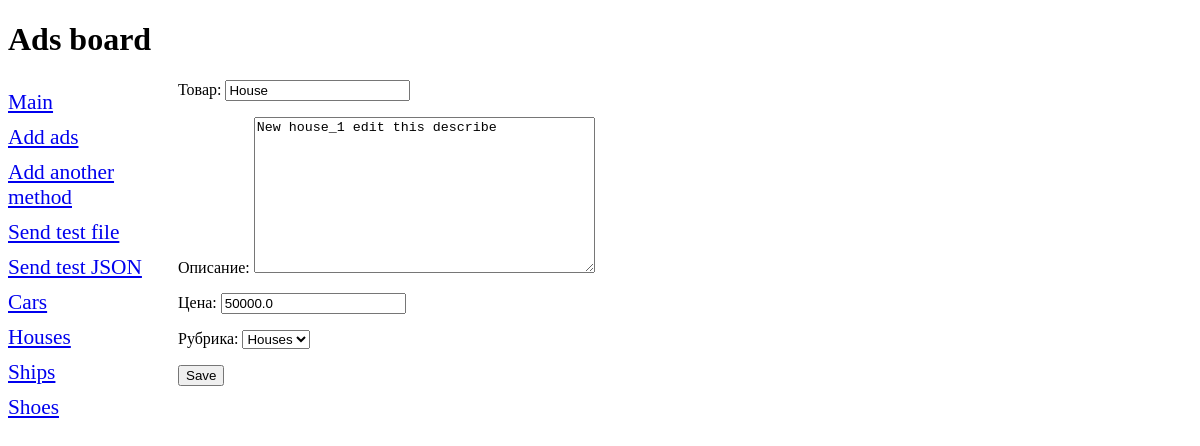
Screenshot of /bboard/show_update/1 with the database file from the repository.
### bboard/models.py (models this page shows, shortened)
class Rubric(models.Model):
    name = models.CharField(max_length=50, db_index=True, verbose_name='Название')
    class Meta:
        verbose_name_plural = 'Рубрики'
        verbose_name = 'Рубрика'
        ordering = ['name']
    def __str__(self):
        return self.name

class Bb(models.Model):
    title = models.CharField(max_length=50, verbose_name='Товар')
    content = models.TextField(null=True, blank=True, verbose_name='Описание')
    price = models.FloatField(null=True, blank=True, validators=[validate_even], verbose_name='Цена')
    published = models.DateTimeField(auto_now_add=True, db_index=True, verbose_name='Создано')
    rubric = models.ForeignKey('Rubric', null=True, on_delete=models.PROTECT, verbose_name='Рубрика')
    class Meta:
        verbose_name_plural = 'Объявления'
        verbose_name = 'Объявление'
        ordering = ['-published']

### bboard/views.py (the view, shortened to what this page needs)
# urls.py: path('show_update/<int:pk>', views.showUpdate.as_view(), name='show_update'),
class showUpdate(UpdateView):
    model = Bb
    form_class = BbForm
    def get_context_data(self, *args, **kwargs):
        context = super().get_context_data(*args, **kwargs)
        context['rubrics'] = Rubric.objects.all()
        return context

### bboard/forms.py
class BbForm(ModelForm):
    class Meta:
        model = Bb
        fields = ('title', 'content', 'price', 'rubric')

### bboard/templates/bboard/bb_form.html (shortened to what this page needs)
{% extends 'layout/base.html' %}
{% block content %}
    <form method="post">
        {{ form.as_p }}
        <input type="submit" value='Save'>
    </form>
{% endblock content %}

### bboard/templates/layout/base.html (shortened to what this page needs)
{% load static %}
<!DOCTYPE html>
<html lang="en" dir="ltr">
  <head>
    <link rel="stylesheet" type="text/css" href="{% static 'bboard\style.css' %}">
  </head>
  <body>
    <h1>Ads board</h1>
    <nav>
      <a href="{% url 'bboard:index' %}">Main</a>
      <a href="{% url 'bboard:add' %}">Add ads</a>
      <a href={% url 'bboard:aas' %}>Add another method</a>
      <a href= {% url 'bboard:send_file' %} >Send test file</a>
      <a href= {% url 'bboard:send_json' %} >Send test JSON</a>
      {% for rubric in rubrics %}
      <a href="{% url 'bboard:by_rubric' rubric.pk %}">{{ rubric.name }}</a>
      {% endfor %}
    </nav>
    <section>
      {% block content %}
      {% endblock content %}
    </section>
  </body>
</html>

### bboard/static/bboard/style.css (style rules this page uses)
nav { font-size: 16pt; width: 150px; float: left; }
nav a { display: block; margin: 10px 0px; }
section { margin-left: 170px; }

### rows the page displays
Rubric: name "Cars"
Rubric: name "Houses"
Rubric: name "Ships"
Rubric: name "Shoes"
Bb: title "House", content "New house_1 edit this describe", price "50000.0", rubric "Houses"
